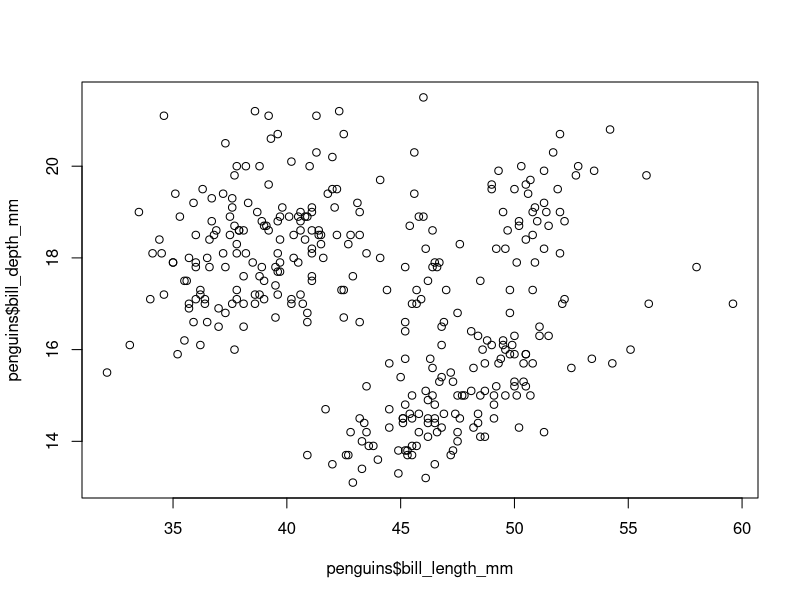
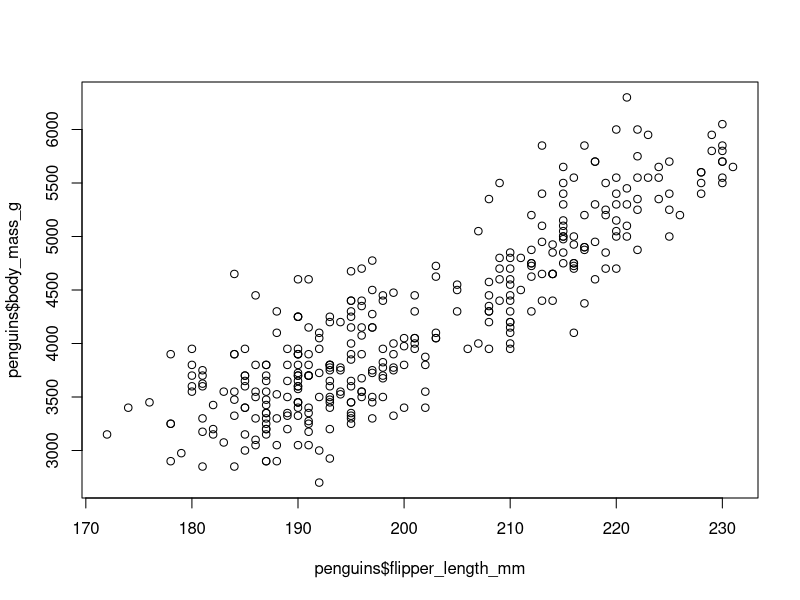
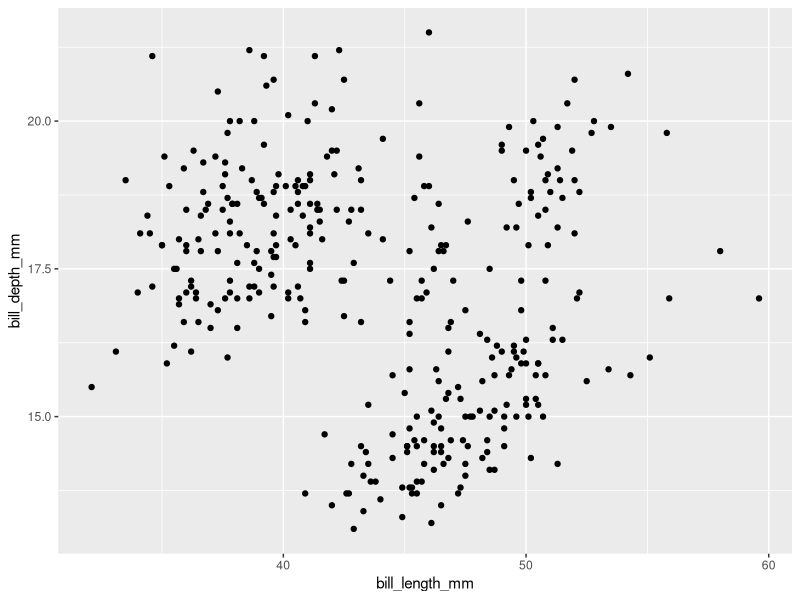
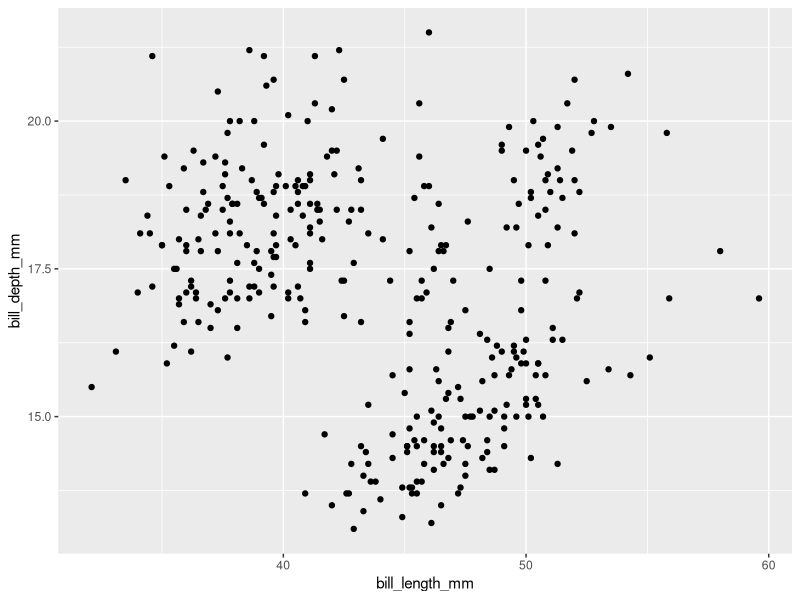
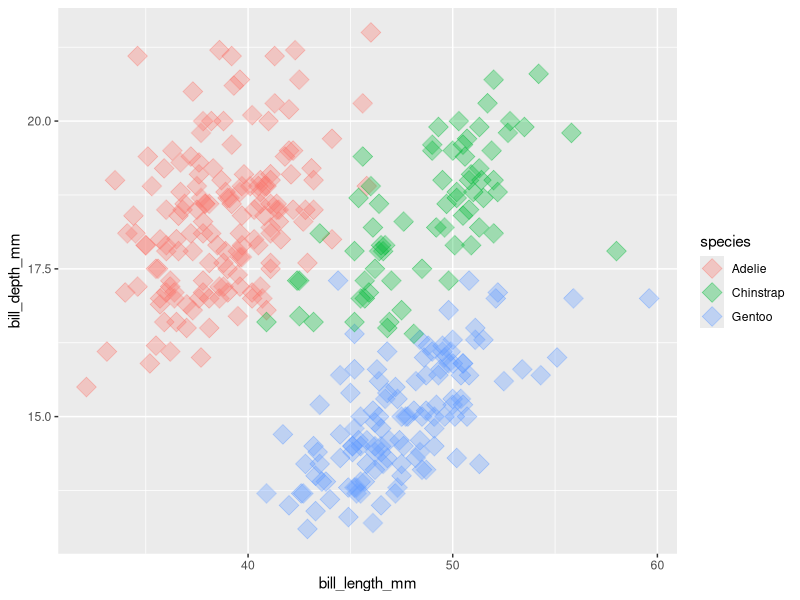
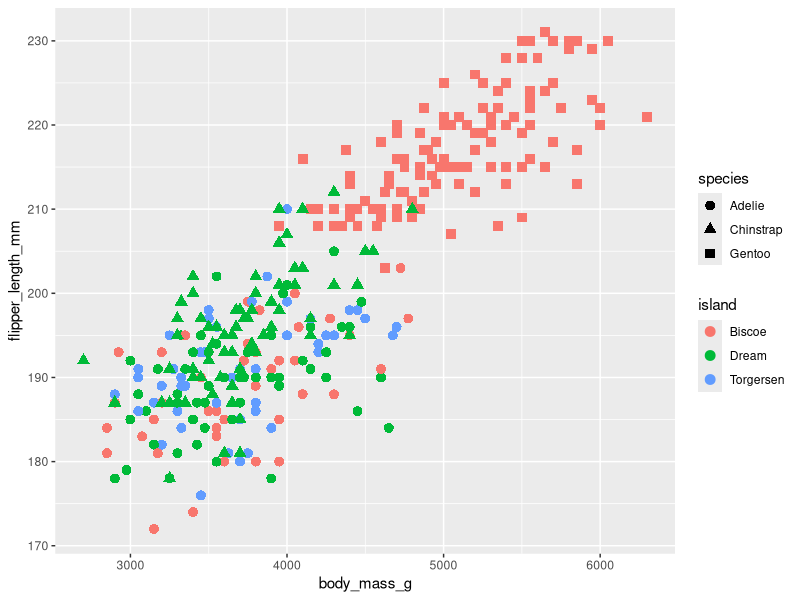
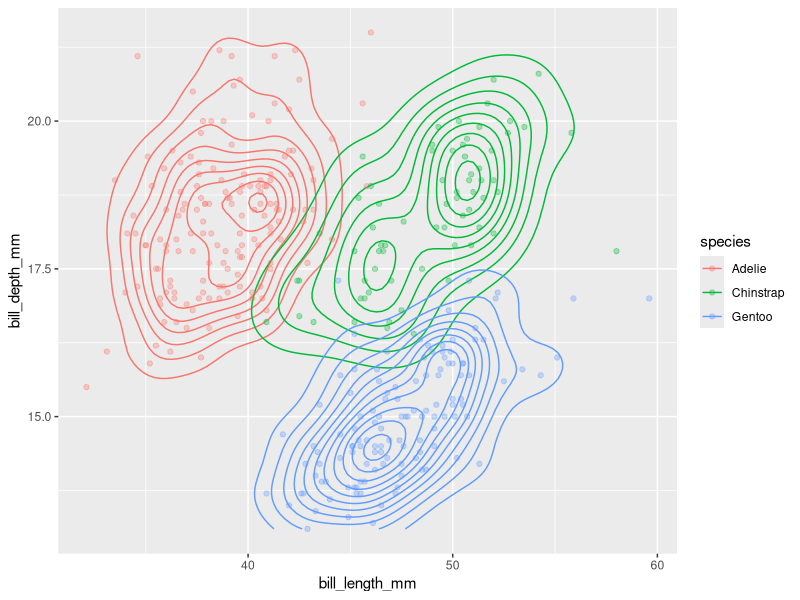

The R source for these figures, in order: (Note: this script raises an error after producing the figures.)
## ---- chunk 1
penguins <- read.csv("penguins.csv", row.names = 1)

head(penguins)
## ---- chunk 2
#1. Load in your data and save as a variable. Determine based on YOUR data if you should include headers and row numbers.

#2. How many rows of data to you have?

#3. How many columns of data do you have?

#4. What data types are each of your columns?

#5. What is the mean of your first numeric column?

## ---- chunk 3
unique(penguins$species)
table(penguins$island)

#when using sum() or mean(), set na.rm = TRUE
## ---- chunk 4
# 1. Which species of penguin has the largest average bill length? Which species has the smallest bill depth?
  



## ---- chunk 5
# 2. Make a new data frame including the smallest 10% of flipper lengths and count how many penguins of each species are represented.




## ---- chunk 6
# 3. Is the sampling between islands consistent? How many penguins of each species were sampled from each island?




## ---- chunk 7
# 4. Was the sampling by sex equal each year? How many of the penguins were female each year compared to males?




## ---- chunk 8
# read in the penguin data and save it to a variable called penguins
penguins <- read.csv('penguins.csv')
## ---- chunk 9
plot(penguins$bill_length_mm, penguins$bill_depth_mm)
## ---- chunk 10
# Try making a plot of penguin flipper length vs flipper body mass
plot(penguins$flipper_length_mm, penguins$body_mass_g)
# comparing these two plots, what conclusions would you make? how could these plots be improved?

## ---- chunk 11
# uncomment the line below and install ggplot2 only if you haven't already
#install.packages('ggplot2')

# load the ggplot2 library into the current R session
library(ggplot2)
## ---- chunk 12
ggplot(data = penguins, mapping = aes(x = bill_length_mm, y = bill_depth_mm)) +
  geom_point()
## ---- chunk 13
ggplot() +
  geom_point(data = penguins, mapping = aes(x = bill_length_mm, y = bill_depth_mm))
## ---- chunk 14
ggplot(data = penguins, mapping = aes(x = bill_length_mm, y = bill_depth_mm, color = species, fill = species)) +
  geom_point(alpha = 0.33, shape = 23, size = 5)
## ---- chunk 15
# Based on the code above, make a plot where body mass is on the x axis,
# flipper length is on the y axis, all the points have a red outline, 
#the fill of the points depends on the island, 
# and the shape of the point depends on the species
ggplot(data = penguins, mapping = aes(x=body_mass_g, y=flipper_length_mm, color = island, shape = species)) +
  geom_point(size = 3)
## ---- chunk 16
# note, the first two lines are just our plot from above
ggplot(data = penguins, mapping = aes(x = bill_length_mm, y = bill_depth_mm, color = species)) +
  geom_density2d() +
  geom_point(alpha = 0.33)
## ---- chunk 17
penguin_pairs_1 <- penguins[c(1,2,5,6,155:158,277:280),
                            c('species', 'sex', 'bill_length_mm')]
penguin_pairs_1$breeding_pair <- rep(1:6, each = 2)
head(penguin_pairs_1)

penguin_pairs_2 <-
  pivot_wider(penguin_pairs_1, names_from = 'sex',
              values_from = 'bill_length_mm', names_prefix = 'bill_length_mm_')

print(penguin_pairs_1)
print(penguin_pairs_2)
## ---- chunk 18
ggplot(data = penguin_pairs_1, mapping = aes(x = bill_length_mm, color = species)) +
  geom_density()

ggplot(data = penguin_pairs_2, mapping = aes(x = bill_length_mm_male, y = bill_length_mm_female, color = species)) + 
  geom_point()
## ---- chunk 19
# Try making a scatter plot of two numeric variables from penguins and coloring by a categorical variable.

# What does this show you?

## ---- chunk 20
#1. Check to make sure that your data from before is loaded in as a single csv which contains rows and columns that can be used for analysis

#2. Reformat your data to long form (ie, one row for every observation, columns for every characteristic)

#3. Choose ONE ggplot item to plot:


## ---- chunk 21
basic_penguin_plot <-
  ggplot(data = penguins, aes(x = bill_length_mm, y = bill_depth_mm, color = species)) +
  geom_point()
print(basic_penguin_plot)
# let's add another geom to this plot
penguin_plot_with_contours <-
  basic_penguin_plot + geom_density2d()
print(penguin_plot_with_contours)
## ---- chunk 22
basic_penguin_plot +
  ggtitle('Penguin Bills')
## ---- chunk 23
basic_penguin_plot +
  ggtitle('Penguin Bills') +
  scale_x_continuous(name = 'Bill Length',
                     limits = c(0,60)) +
  scale_y_log10(name = 'Bill Depth',
                breaks = c(15, 18, 21))
## ---- chunk 24
basic_penguin_plot +
  scale_color_manual(values=c("violet", "blue", "gray"),
                     name="Penguin Species",
                     labels=c("Adelie", "Chinstrap", "Gentoo"))
## ---- chunk 25
basic_penguin_plot +
  scale_color_manual(values=c("violet", "blue", "gray"),
                     name="Penguin Species",
                     labels=c("Adelie", "Chinstrap", "Gentoo")) +
  theme(legend.position = 'bottom')
## ---- chunk 26
basic_penguin_plot +
  scale_color_manual(values=c("violet", "blue", "gray"),
                     name="Penguin Species",
                     labels=c("Adelie", "Chinstrap", "Gentoo")) +
  theme(legend.position = 'bottom') +
  theme_bw()
## ---- chunk 27
# Removed alpha for simplicity
# Made contour plot line color black (default is blue)
ggplot(data = penguins) +
  geom_density2d(mapping = aes(x = bill_length_mm, y = bill_depth_mm), color = 'black') +
  geom_point(mapping = aes(x = bill_length_mm, y = bill_depth_mm, color = species))
## ---- chunk 28
# Density plot to see the distribution of bill lengths in our data
ggplot(data = penguins) +
  geom_density(mapping = aes(x = bill_length_mm))
## ---- chunk 29
# Make a density plot that shows both the distribution of bill_length_mm in all
# the data together in one color, and the distribution for each species'
# bill_lengh_mm each in its own color

ggplot(data = penguins, mapping = aes(x = bill_length_mm)) +
  geom_density() +
  geom_density(aes(color = species))

# Bonus: Change the linetype of the species' density plots so that each species
# has the same dashed line, but the line representing results across all the
# data is solid
ggplot(data = penguins, mapping = aes(x = bill_length_mm)) +
  geom_density() +
  geom_density(aes(color = species), linetype = "dashed")
## ---- chunk 30
penguins_nonchinstrap <- subset(penguins, species != 'Chinstrap')
penguin_chinstrap_mass <- subset(penguins, species == 'Chinstrap')[, c('body_mass_g', 'species')]
print(penguins_nonchinstrap)
print(penguin_chinstrap_mass)
## ---- chunk 31
ggplot() +
  geom_boxplot(data = penguins_nonchinstrap, aes(x = species, y = body_mass_g, color = species)) +
  geom_boxplot(data = penguin_chinstrap_mass, aes(x = species, y = body_mass_g, color = species))
## ---- chunk 32
basic_penguin_plot +
  facet_wrap( ~ species)
## ---- chunk 33
install.packages('gifski')
install.packages('gganimate')
library(gganimate)
animated_pegnuin_plot <- basic_penguin_plot + transition_states(species)
# save plot with 3 frames, play at 1 frame per second
anim_save("animated_penguin_plot.gif", animated_penguin_plot, nframes = 4, fps = 1)
# render plot using ![](plot_path) outside of code chunk
